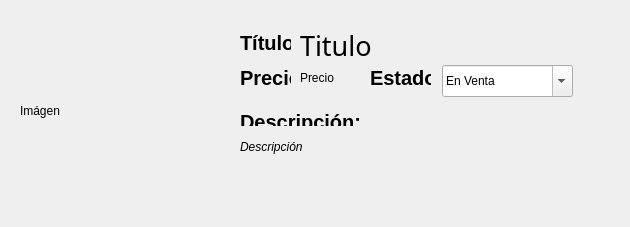
<?xml version="1.0" encoding="UTF-8"?>
<ui version="4.0">
 <class>Form</class>
 <widget class="QWidget" name="Form">
  <property name="geometry">
   <rect>
    <x>0</x>
    <y>0</y>
    <width>630</width>
    <height>227</height>
   </rect>
  </property>
  <property name="windowTitle">
   <string>Form</string>
  </property>
  <widget class="QLabel" name="widget_titulo">
   <property name="geometry">
    <rect>
     <x>300</x>
     <y>30</y>
     <width>321</width>
     <height>31</height>
    </rect>
   </property>
   <property name="font">
    <font>
     <family>Academy Engraved LET</family>
     <pointsize>20</pointsize>
     <italic>false</italic>
     <bold>false</bold>
    </font>
   </property>
   <property name="styleSheet">
    <string notr="true">font: 20pt &quot;Academy Engraved LET&quot;;</string>
   </property>
   <property name="text">
    <string>Titulo</string>
   </property>
   <property name="alignment">
    <set>Qt::AlignmentFlag::AlignLeading|Qt::AlignmentFlag::AlignLeft|Qt::AlignmentFlag::AlignVCenter</set>
   </property>
  </widget>
  <widget class="QLabel" name="widget_descripcion">
   <property name="geometry">
    <rect>
     <x>240</x>
     <y>140</y>
     <width>361</width>
     <height>71</height>
    </rect>
   </property>
   <property name="font">
    <font>
     <italic>true</italic>
    </font>
   </property>
   <property name="autoFillBackground">
    <bool>false</bool>
   </property>
   <property name="text">
    <string>Descripción</string>
   </property>
   <property name="alignment">
    <set>Qt::AlignmentFlag::AlignLeading|Qt::AlignmentFlag::AlignLeft|Qt::AlignmentFlag::AlignTop</set>
   </property>
  </widget>
  <widget class="QLabel" name="widget_precio">
   <property name="geometry">
    <rect>
     <x>300</x>
     <y>70</y>
     <width>91</width>
     <height>16</height>
    </rect>
   </property>
   <property name="text">
    <string>Precio</string>
   </property>
  </widget>
  <widget class="QLabel" name="label_4">
   <property name="geometry">
    <rect>
     <x>370</x>
     <y>70</y>
     <width>61</width>
     <height>16</height>
    </rect>
   </property>
   <property name="font">
    <font>
     <pointsize>15</pointsize>
     <bold>true</bold>
    </font>
   </property>
   <property name="text">
    <string>Estado:</string>
   </property>
  </widget>
  <widget class="QLabel" name="widget_imagen">
   <property name="geometry">
    <rect>
     <x>20</x>
     <y>10</y>
     <width>181</width>
     <height>201</height>
    </rect>
   </property>
   <property name="text">
    <string>Imágen</string>
   </property>
  </widget>
  <widget class="QComboBox" name="comboBox">
   <property name="geometry">
    <rect>
     <x>442</x>
     <y>65</y>
     <width>131</width>
     <height>32</height>
    </rect>
   </property>
   <property name="editable">
    <bool>true</bool>
   </property>
   <property name="currentText">
    <string>Selección</string>
   </property>
   <item>
    <property name="text">
     <string>En Venta</string>
    </property>
   </item>
   <item>
    <property name="text">
     <string>Vendido</string>
    </property>
   </item>
   <item>
    <property name="text">
     <string>En Exhibición</string>
    </property>
   </item>
  </widget>
  <widget class="QLabel" name="widget_descripcion_2">
   <property name="geometry">
    <rect>
     <x>240</x>
     <y>110</y>
     <width>361</width>
     <height>16</height>
    </rect>
   </property>
   <property name="font">
    <font>
     <pointsize>15</pointsize>
     <italic>false</italic>
     <bold>true</bold>
    </font>
   </property>
   <property name="autoFillBackground">
    <bool>false</bool>
   </property>
   <property name="text">
    <string>Descripción:</string>
   </property>
   <property name="alignment">
    <set>Qt::AlignmentFlag::AlignLeading|Qt::AlignmentFlag::AlignLeft|Qt::AlignmentFlag::AlignTop</set>
   </property>
  </widget>
  <widget class="QLabel" name="label_5">
   <property name="geometry">
    <rect>
     <x>240</x>
     <y>70</y>
     <width>51</width>
     <height>16</height>
    </rect>
   </property>
   <property name="font">
    <font>
     <pointsize>15</pointsize>
     <bold>true</bold>
    </font>
   </property>
   <property name="text">
    <string>Precio:</string>
   </property>
  </widget>
  <widget class="QLabel" name="label_6">
   <property name="geometry">
    <rect>
     <x>240</x>
     <y>35</y>
     <width>51</width>
     <height>16</height>
    </rect>
   </property>
   <property name="font">
    <font>
     <pointsize>15</pointsize>
     <bold>true</bold>
    </font>
   </property>
   <property name="text">
    <string>Título:</string>
   </property>
  </widget>
 </widget>
 <resources/>
 <connections/>
</ui>
